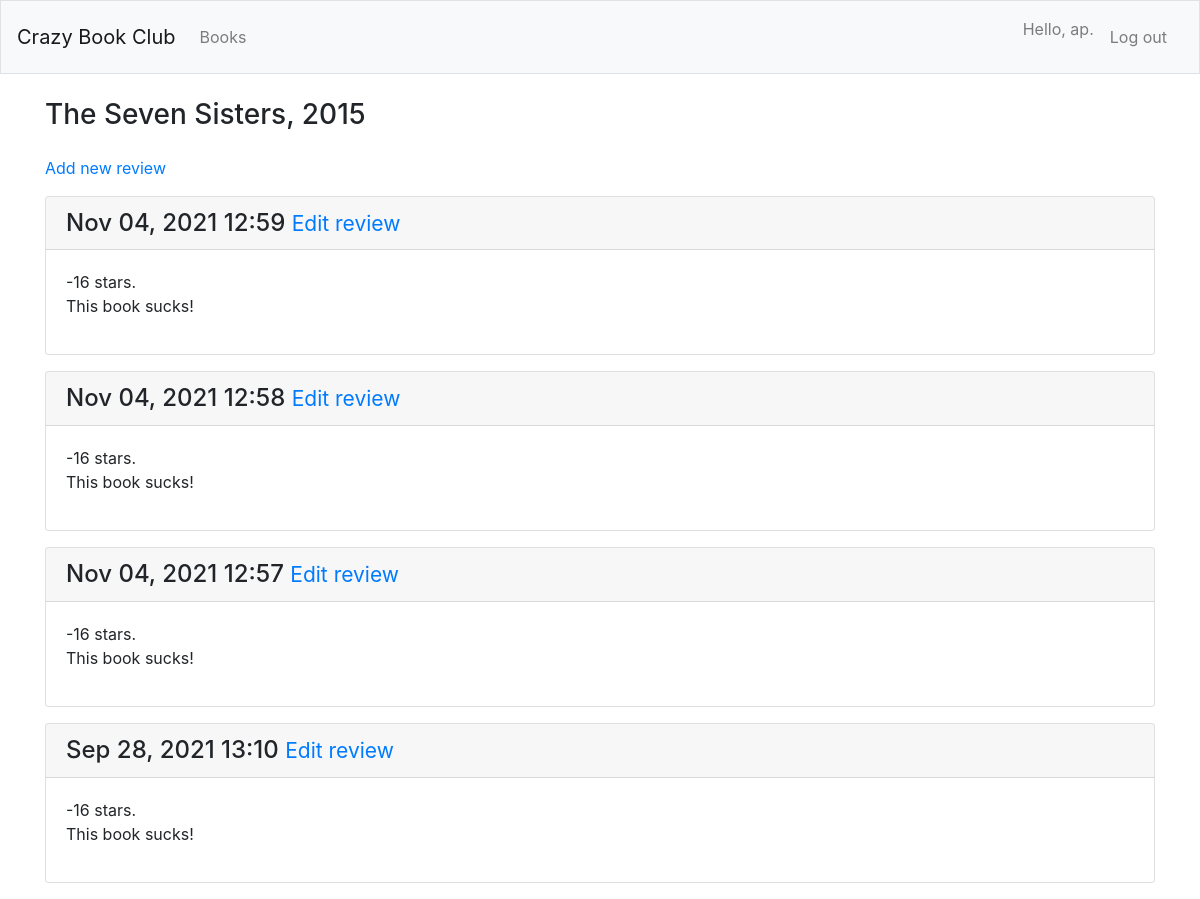
Screenshot of /books/1 (signed in) with the database file from the repository.
### crazy_book_club_app/models.py (models this page shows, shortened)
class Book(models.Model):
    name = models.CharField(max_length=200) #Name of the book
    authors = models.JSONField(CharField(max_length=200)) #List of authors
    year_published = models.IntegerField()
    date_added = models.DateTimeField(auto_now_add = True) #Automatically save the date when added
    date_modified = models.DateTimeField(auto_now = True) #Automatically save the date when modified
    owner = models.ForeignKey(User, on_delete=models.CASCADE)
    def __str__(self):
        return self.name + ", " + str(self.year_published) #+ self.authors_parsed

class Review(models.Model):
    my_review = models.TextField(max_length=1000) #short review
    stars = models.IntegerField() #Given stars, TODO: figure out how to make them 0-5
    unfinished = models.BooleanField() #is the book read completely (False) or partially (True)?
    date_added = models.DateTimeField(auto_now_add = True) #Automatically save the date when added
    date_modified = models.DateTimeField(auto_now = True) #Automatically save the date when modified
    """Foreign key pointing to reviewed book
    on_delete=models.CASCADE is for when book is deleted then review is deleted too"""
    book = models.ForeignKey(Book, on_delete=models.CASCADE)

### crazy_book_club_app/views.py (the view)
# urls.py: path('books/<int:book_id>', views.reviews, name='reviews'),
def reviews(request, book_id):
    book = Book.objects.get(id=book_id)
    if book.owner != request.user:
        raise Http404
    reviews = book.review_set.order_by('-date_added')
    context = {'book': book, 'reviews': reviews}
    return render(request, 'crazy_book_club_app/reviews.html', context)

### crazy_book_club_app/templates/crazy_book_club_app/reviews.html (shortened to what this page needs)
{% extends "crazy_book_club_app/base.html" %}
{% block page_header %}
    <h3>{{ book }}</h3>
{% endblock page_header %}
{% block content %}
    <p>
        <a href = "{% url 'crazy_book_club_app:new_review' book.id %}">Add new review</a>
    </p>
    {% for review in reviews %}
        <div class="card mb-3">
            <h4 class="card-header">
                {{ review.date_added|date:'M d, Y H:i' }}
                <small><a href="{% url 'crazy_book_club_app:edit_review' review.id %}">
                    Edit review
                </a></small>
            </h4>
            <div class="card-body">
                {{ review.stars }} stars.
                {{ review.my_review|linebreaks }}
            </div>
        </div>
        {% empty %}
            <p>There are no reviews for this book yet.</p>
        {% endfor %}
{% endblock content %}

### crazy_book_club_app/templates/crazy_book_club_app/base.html (shortened to what this page needs)
{% load bootstrap4 %}
<!doctype html>
<html lang="en">
<head>
    {% bootstrap_css %}
</head>
<body>
    <nav class="navbar navbar-expand-md navbar-light bg-light mb-4 border">
        <a class="navbar-brand" href="{% url 'crazy_book_club_app:index' %}">Crazy Book Club</a>
        <div class="collapse navbar-collapse" id="navbarCollapse">
            <ul class="navbar-nav mr-auto">
                <li class="nav-item">
                    <a class="nav-link" href="{% url 'crazy_book_club_app:books' %}">
                        Books
                    </a>
                </li>
            </ul>
            <ul class="navbar-nav ml-auto">
                {% if user.is_authenticated %}
                    <li class="nav-item">
                        <span class="navbar-text">
                            Hello, {{user.username}}.
                        </span>
                    </li>
                    <li class ="nav-link">
                        <a class="nav-link" href="{% url 'users:logout' %}">
                            Log out
                        </a>
                    </li>
                {% endif %}
            </ul>
        </div>
    </nav>
    <main role="main" class="container">
        <div class="pb-2 mb-2 border=bottom">
            {% block page_header %}{% endblock page_header %}
        </div>
        <div>
            {% block content %}{% endblock content %}
        </div>
    </main>
</body>
</html>

### rows the page displays
Book: name+year_published "The Seven Sisters, 2015"
Review: date_added "Nov 04, 2021 12:59", stars "-16", my_review "This book sucks!"
Review: date_added "Nov 04, 2021 12:58", stars "-16", my_review "This book sucks!"
Review: date_added "Nov 04, 2021 12:57", stars "-16", my_review "This book sucks!"
Review: date_added "Sep 28, 2021 13:10", stars "-16", my_review "This book sucks!"

### other values shown
{{ user.username }} "ap"
